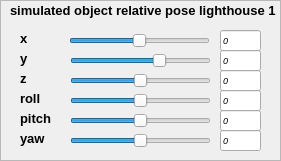
  <widget class="QFrame" name="frame_simulatedObject_lighthouse_1">
   <property name="geometry">
    <rect>
     <x>600</x>
     <y>30</y>
     <width>281</width>
     <height>161</height>
    </rect>
   </property>
   <property name="frameShape">
    <enum>QFrame::StyledPanel</enum>
   </property>
   <property name="frameShadow">
    <enum>QFrame::Raised</enum>
   </property>
   <widget class="QLabel" name="simulatedObject_header_lighthouse_1">
    <property name="geometry">
     <rect>
      <x>10</x>
      <y>0</y>
      <width>271</width>
      <height>21</height>
     </rect>
    </property>
    <property name="font">
     <font>
      <pointsize>10</pointsize>
      <weight>75</weight>
      <italic>false</italic>
      <bold>true</bold>
     </font>
    </property>
    <property name="text">
     <string>simulated object relative pose lighthouse 1</string>
    </property>
   </widget>
   <widget class="QSlider" name="simulatedObject_x_lighthouse_1">
    <property name="geometry">
     <rect>
      <x>69</x>
      <y>30</y>
      <width>141</width>
      <height>21</height>
     </rect>
    </property>
    <property name="minimum">
     <number>-100</number>
    </property>
    <property name="maximum">
     <number>100</number>
    </property>
    <property name="singleStep">
     <number>1</number>
    </property>
    <property name="value">
     <number>0</number>
    </property>
    <property name="orientation">
     <enum>Qt::Horizontal</enum>
    </property>
   </widget>
   <widget class="QLabel" name="x_simulatedObject_lighthouse_1">
    <property name="geometry">
     <rect>
      <x>20</x>
      <y>30</y>
      <width>51</width>
      <height>16</height>
     </rect>
    </property>
    <property name="font">
     <font>
      <pointsize>10</pointsize>
      <weight>75</weight>
      <italic>false</italic>
      <bold>true</bold>
     </font>
    </property>
    <property name="text">
     <string>x</string>
    </property>
   </widget>
   <widget class="QLabel" name="y_simulatedObject_lighthouse_1">
    <property name="geometry">
     <rect>
      <x>20</x>
      <y>50</y>
      <width>51</width>
      <height>16</height>
     </rect>
    </property>
    <property name="font">
     <font>
      <pointsize>10</pointsize>
      <weight>75</weight>
      <italic>false</italic>
      <bold>true</bold>
     </font>
    </property>
    <property name="text">
     <string>y</string>
    </property>
   </widget>
   <widget class="QLabel" name="z_simulatedObject">
    <property name="geometry">
     <rect>
      <x>20</x>
      <y>70</y>
      <width>51</width>
      <height>16</height>
     </rect>
    </property>
    <property name="font">
     <font>
      <pointsize>10</pointsize>
      <weight>75</weight>
      <italic>false</italic>
      <bold>true</bold>
     </font>
    </property>
    <property name="text">
     <string>z</string>
    </property>
   </widget>
   <widget class="QLabel" name="roll_simulatedObject_lighthouse_1">
    <property name="geometry">
     <rect>
      <x>20</x>
      <y>90</y>
      <width>51</width>
      <height>16</height>
     </rect>
    </property>
    <property name="font">
     <font>
      <pointsize>10</pointsize>
      <weight>75</weight>
      <italic>false</italic>
      <bold>true</bold>
     </font>
    </property>
    <property name="text">
     <string>roll</string>
    </property>
   </widget>
   <widget class="QLabel" name="pitch_simulatedObject_lighthouse_1">
    <property name="geometry">
     <rect>
      <x>20</x>
      <y>110</y>
      <width>51</width>
      <height>16</height>
     </rect>
    </property>
    <property name="font">
     <font>
      <pointsize>10</pointsize>
      <weight>75</weight>
      <italic>false</italic>
      <bold>true</bold>
     </font>
    </property>
    <property name="text">
     <string>pitch</string>
    </property>
   </widget>
   <widget class="QLabel" name="yaw_simulatedObject_lighthouse_1">
    <property name="geometry">
     <rect>
      <x>20</x>
      <y>130</y>
      <width>51</width>
      <height>16</height>
     </rect>
    </property>
    <property name="font">
     <font>
      <pointsize>10</pointsize>
      <weight>75</weight>
      <italic>false</italic>
      <bold>true</bold>
     </font>
    </property>
    <property name="text">
     <string>yaw</string>
    </property>
   </widget>
   <widget class="QSlider" name="simulatedObject_y_lighthouse_1">
    <property name="geometry">
     <rect>
      <x>70</x>
      <y>50</y>
      <width>141</width>
      <height>21</height>
     </rect>
    </property>
    <property name="minimum">
     <number>-100</number>
    </property>
    <property name="maximum">
     <number>100</number>
    </property>
    <property name="singleStep">
     <number>1</number>
    </property>
    <property name="value">
     <number>30</number>
    </property>
    <property name="orientation">
     <enum>Qt::Horizontal</enum>
    </property>
   </widget>
   <widget class="QSlider" name="simulatedObject_z_lighthouse_1">
    <property name="geometry">
     <rect>
      <x>70</x>
      <y>70</y>
      <width>141</width>
      <height>21</height>
     </rect>
    </property>
    <property name="minimum">
     <number>-100</number>
    </property>
    <property name="maximum">
     <number>100</number>
    </property>
    <property name="singleStep">
     <number>1</number>
    </property>
    <property name="orientation">
     <enum>Qt::Horizontal</enum>
    </property>
   </widget>
   <widget class="QSlider" name="simulatedObject_roll_lighthouse_1">
    <property name="geometry">
     <rect>
      <x>70</x>
      <y>90</y>
      <width>141</width>
      <height>21</height>
     </rect>
    </property>
    <property name="minimum">
     <number>-90</number>
    </property>
    <property name="maximum">
     <number>90</number>
    </property>
    <property name="singleStep">
     <number>1</number>
    </property>
    <property name="orientation">
     <enum>Qt::Horizontal</enum>
    </property>
   </widget>
   <widget class="QSlider" name="simulatedObject_pitch_lighthouse_1">
    <property name="geometry">
     <rect>
      <x>70</x>
      <y>110</y>
      <width>141</width>
      <height>21</height>
     </rect>
    </property>
    <property name="minimum">
     <number>-90</number>
    </property>
    <property name="maximum">
     <number>90</number>
    </property>
    <property name="singleStep">
     <number>1</number>
    </property>
    <property name="orientation">
     <enum>Qt::Horizontal</enum>
    </property>
   </widget>
   <widget class="QSlider" name="simulatedObject_yaw_lighthouse_1">
    <property name="geometry">
     <rect>
      <x>70</x>
      <y>130</y>
      <width>141</width>
      <height>21</height>
     </rect>
    </property>
    <property name="minimum">
     <number>-90</number>
    </property>
    <property name="maximum">
     <number>90</number>
    </property>
    <property name="singleStep">
     <number>1</number>
    </property>
    <property name="orientation">
     <enum>Qt::Horizontal</enum>
    </property>
   </widget>
   <widget class="QLineEdit" name="simulatedObject_x_text_lighthouse_1">
    <property name="geometry">
     <rect>
      <x>220</x>
      <y>30</y>
      <width>41</width>
      <height>21</height>
     </rect>
    </property>
    <property name="font">
     <font>
      <pointsize>7</pointsize>
      <italic>true</italic>
     </font>
    </property>
    <property name="locale">
     <locale language="German" country="Germany"/>
    </property>
    <property name="text">
     <string>0</string>
    </property>
    <property name="readOnly">
     <bool>true</bool>
    </property>
   </widget>
   <widget class="QLineEdit" name="simulatedObject_y_text_lighthouse_1">
    <property name="geometry">
     <rect>
      <x>220</x>
      <y>50</y>
      <width>41</width>
      <height>21</height>
     </rect>
    </property>
    <property name="font">
     <font>
      <pointsize>7</pointsize>
      <italic>true</italic>
     </font>
    </property>
    <property name="locale">
     <locale language="German" country="Germany"/>
    </property>
    <property name="text">
     <string>0</string>
    </property>
    <property name="readOnly">
     <bool>true</bool>
    </property>
   </widget>
   <widget class="QLineEdit" name="simulatedObject_z_text_lighthouse_1">
    <property name="geometry">
     <rect>
      <x>220</x>
      <y>70</y>
      <width>41</width>
      <height>21</height>
     </rect>
    </property>
    <property name="font">
     <font>
      <pointsize>7</pointsize>
      <italic>true</italic>
     </font>
    </property>
    <property name="locale">
     <locale language="German" country="Germany"/>
    </property>
    <property name="text">
     <string>0</string>
    </property>
    <property name="readOnly">
     <bool>true</bool>
    </property>
   </widget>
   <widget class="QLineEdit" name="simulatedObject_roll_text_lighthouse_1">
    <property name="geometry">
     <rect>
      <x>220</x>
      <y>90</y>
      <width>41</width>
      <height>21</height>
     </rect>
    </property>
    <property name="font">
     <font>
      <pointsize>7</pointsize>
      <italic>true</italic>
     </font>
    </property>
    <property name="locale">
     <locale language="German" country="Germany"/>
    </property>
    <property name="text">
     <string>0</string>
    </property>
    <property name="readOnly">
     <bool>true</bool>
    </property>
   </widget>
   <widget class="QLineEdit" name="simulatedObject_pitch_text_lighthouse_1">
    <property name="geometry">
     <rect>
      <x>220</x>
      <y>110</y>
      <width>41</width>
      <height>21</height>
     </rect>
    </property>
    <property name="font">
     <font>
      <pointsize>7</pointsize>
      <italic>true</italic>
     </font>
    </property>
    <property name="locale">
     <locale language="German" country="Germany"/>
    </property>
    <property name="text">
     <string>0</string>
    </property>
    <property name="readOnly">
     <bool>true</bool>
    </property>
   </widget>
   <widget class="QLineEdit" name="simulatedObject_yaw_text_lighthouse_1">
    <property name="geometry">
     <rect>
      <x>220</x>
      <y>130</y>
      <width>41</width>
      <height>21</height>
     </rect>
    </property>
    <property name="font">
     <font>
      <pointsize>7</pointsize>
      <italic>true</italic>
     </font>
    </property>
    <property name="locale">
     <locale language="German" country="Germany"/>
    </property>
    <property name="text">
     <string>0</string>
    </property>
    <property name="readOnly">
     <bool>true</bool>
    </property>
   </widget>
  </widget>
